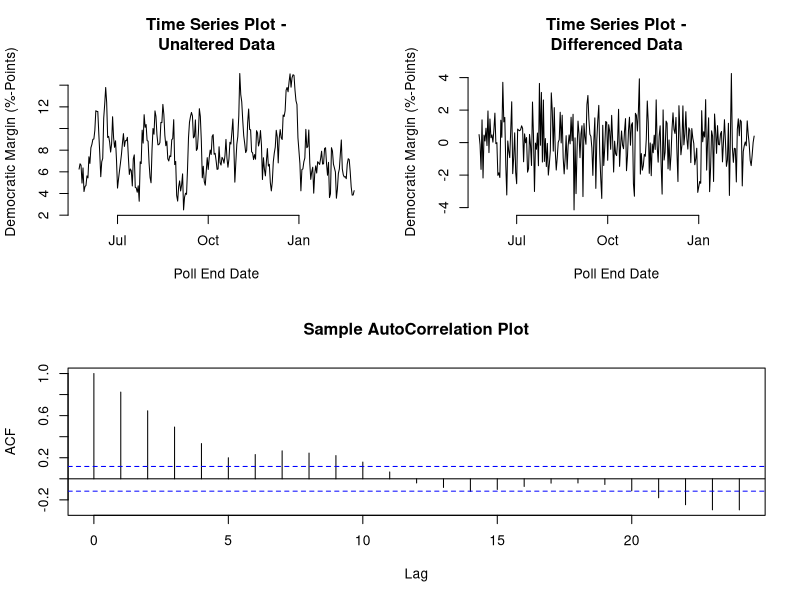
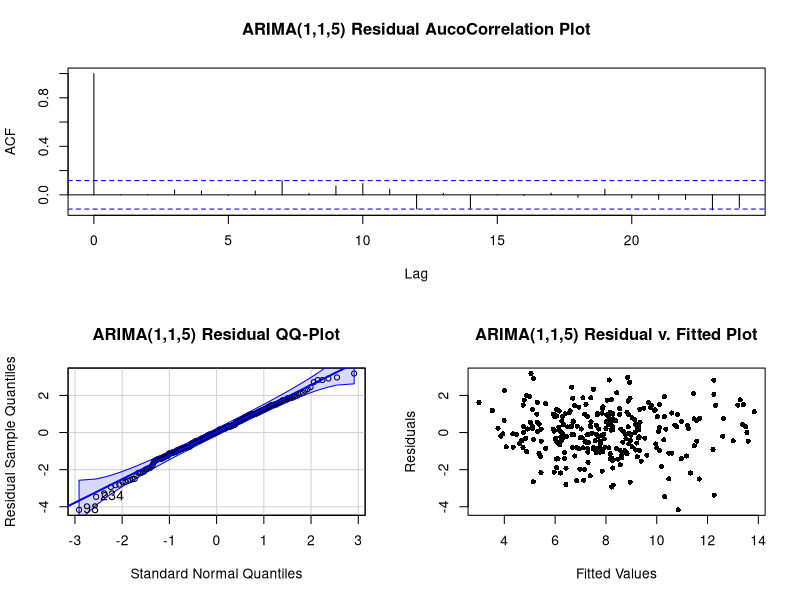
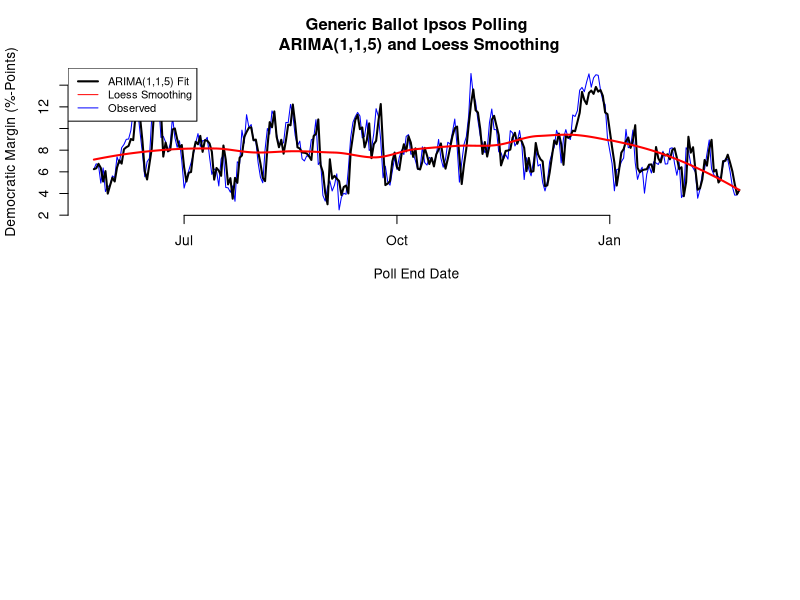
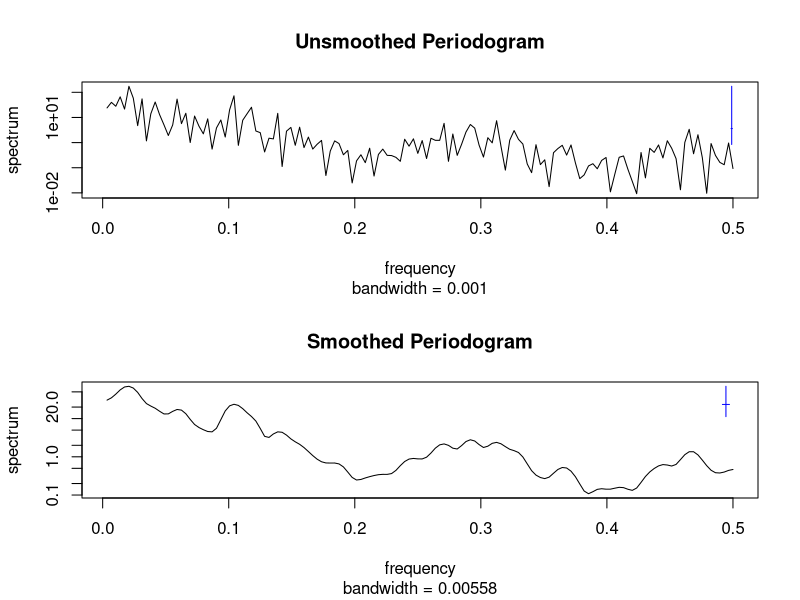
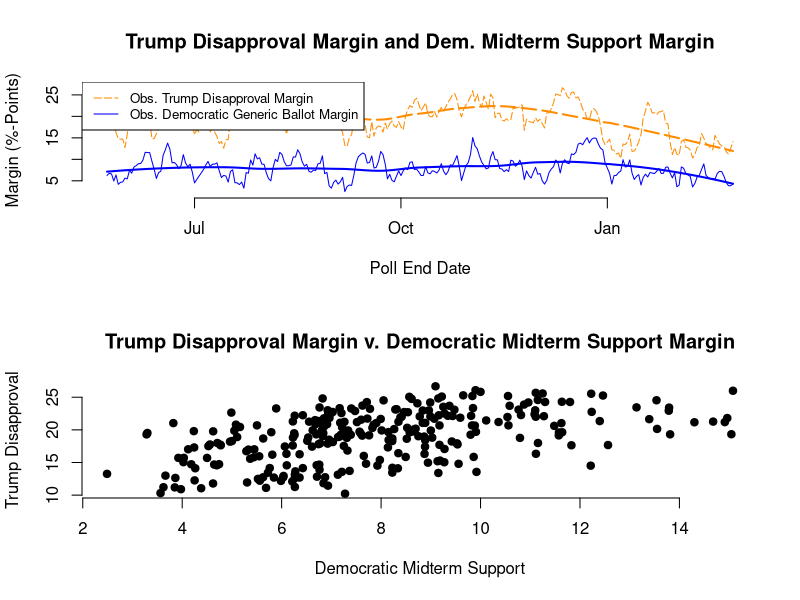
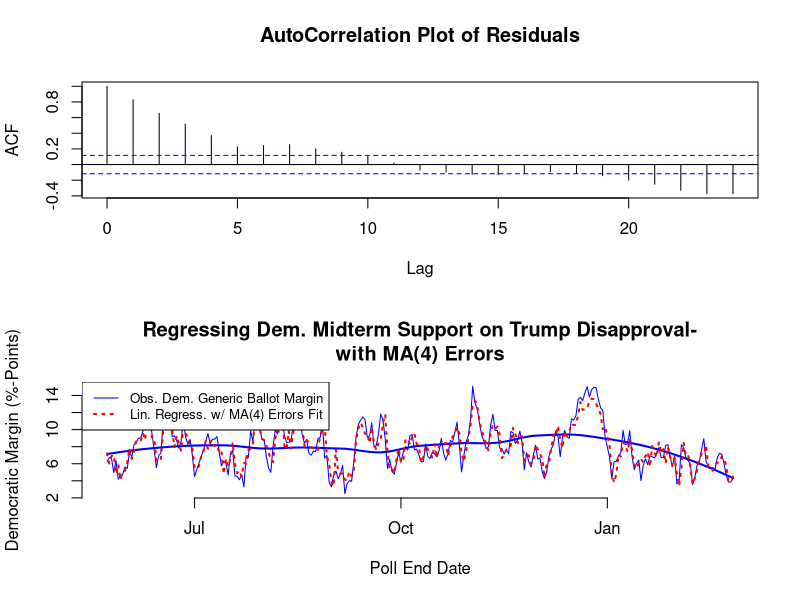

These charts were generated, in order, by the following R code:
## ---- chunk 1
library(boot)
library(car) #for qqplot
library(forecast) #to get fitted arima values via fitted()
sql<-function(str){ #Function for fast querying with SQL
  require(sqldf)
  sqldf()
  ret<-sqldf(str,drv="SQLite")
  sqldf()
  return(ret)
}

genbal = read.csv('data//generic_polllist.csv')
genbal_sub = subset(genbal, pollster == 'Ipsos')
genbal_sub = genbal_sub[,colnames(genbal_sub)%in%c('startdate','enddate','pollster','samplesize','population','dem','rep')]
genbal_sub$enddate = as.Date(genbal_sub$enddate,'%m/%d/%Y')
genbal_sub$dem_margin = genbal_sub$dem - genbal_sub$rep

#Here, we just weight the three polls per day by the sample sizes (dem, rep, and dem_margin)
genbal_sub = sql("
select
  startdate
  ,enddate
  ,pollster
  ,sum(samplesize) as samplesize
  ,sum(samplesize*dem)/sum(samplesize) as dem
  ,sum(samplesize*rep)/sum(samplesize) as rep
  ,sum(samplesize*dem_margin)/sum(samplesize) as dem_margin
from genbal_sub gs
group by gs.enddate
")
## ---- chunk 2
layout(matrix(c(1,2,3,3), 2, 2, byrow = TRUE))
plot(genbal_sub$dem_margin ~ genbal_sub$enddate,type='l', 
     main='Time Series Plot -\nUnaltered Data',
     ylab = 'Democratic Margin (%-Points)',xlab='Poll End Date',bty="n")
plot(diff(genbal_sub$dem_margin)~genbal_sub$enddate[2:nrow(genbal_sub)],type='l',
     main='Time Series Plot -\nDifferenced Data',
     ylab = 'Democratic Margin (%-Points)',xlab='Poll End Date',bty="n")
acf(genbal_sub$dem_margin,main = 'Sample AutoCorrelation Plot')
## ---- chunk 3
#Fit many ARIMA models, using AIC as model selection criteria
aic_table <- function(data,P,Q){
  table <- matrix(NA,(P+1),(Q+1))
  for(p in 0:P) {
    for(q in 0:Q) {
      table[p+1,q+1] <- arima(data,order=c(p,1,q))$aic
    }
  }
  dimnames(table) <- list(paste("<b> AR",0:P, "</b>", sep=""),paste("MA",0:Q,sep=""))
  table
}

dat_aic_table <- aic_table(genbal_sub$dem_margin,5,5)
require(knitr)
kable(dat_aic_table,digits=2)
## ---- chunk 4
fit = arima(genbal_sub$dem_margin,order=c(1,1,5),include.mean=T)
fit
## ---- chunk 5
paste('Roots of the AR Poly:',round(polyroot(c(1,-coef(fit)['ar1'])),3))
paste('Modulus of the AR Poly:',round(abs(polyroot(c(1,-coef(fit)['ar1']))),3))
## ---- chunk 6
paste('Roots of the MA Poly:',round(polyroot(c(1,-coef(fit)[c('ma1','ma2','ma3','ma4','ma5')])),3))
paste('Modulus of the MA Poly:',round(abs(polyroot(c(1,-coef(fit)[c('ma1','ma2','ma3','ma4','ma5')]))),3))
## ---- chunk 7
genbal_sub$fitted = fitted(fit)

layout(matrix(c(1,1,2,3), 2, 2, byrow = TRUE))
acf(fit$residuals,main='ARIMA(1,1,5) Residual AucoCorrelation Plot')
qqPlot(fit$residuals,main='ARIMA(1,1,5) Residual QQ-Plot',
       ylab = 'Residual Sample Quantiles',
       xlab = 'Standard Normal Quantiles')
plot(genbal_sub$fitted,fit$residuals,pch=16,
     main='ARIMA(1,1,5) Residual v. Fitted Plot',
     xlab = 'Fitted Values',
     ylab = 'Residuals')
## ---- chunk 8
#Use Loess smoothing to estimate trend nonparametrically:
dem_margin_loess = loess(genbal_sub$dem_margin ~ row.names(genbal_sub),span=0.5)

plot(dem_margin ~ enddate,genbal_sub,type='l',col='blue',
     main='Generic Ballot Ipsos Polling\n ARIMA(1,1,5) and Loess Smoothing',
     xlab = 'Poll End Date',
     ylab = 'Democratic Margin (%-Points)',bty="n")
lines(fitted ~ enddate,genbal_sub,type='l',lwd=2)
lines(genbal_sub$enddate,dem_margin_loess$fitted,type='l',col='red',lwd=2)
legend('topleft',
       c('ARIMA(1,1,5) Fit','Loess Smoothing','Observed'), 
       col = c('black','red','blue'), lty = 1,cex=0.8,lwd=c(2,1,1))
## ---- chunk 9
par(mfrow=c(2,1))
#unsmoothed periodogram
spectrum(genbal_sub$dem_margin,main='Unsmoothed Periodogram')
#smoothed periodogram
spec = spectrum(genbal_sub$dem_margin,spans=c(3,5,3),main='Smoothed Periodogram')

#Dominant frequency is
dom_freq = round(spec$freq[which.max(spec$spec)],3) #cycles per day
#Dominant cycle is
dom_cycle = round(1/spec$freq[which.max(spec$spec)],3) #days per cycle

#second most dominant frequency is
dom_freq_2 = round(spec$freq[which(spec$freq>0.09 & spec$freq < .15)[which.max(spec$spec[which(spec$freq>0.09 & spec$freq < .15)])]],3)
dom_cycle_2 = round(1/spec$freq[which(spec$freq>0.09 & spec$freq < .15)[which.max(spec$spec[which(spec$freq>0.09 & spec$freq < .15)])]],3)
## ---- chunk 10
#Clean the trump approval data
approve = read.csv('data//approval_polllist.csv')
approve_sub = subset(approve, pollster == 'Ipsos')
approve_sub = approve_sub[,colnames(approve_sub)%in%c('startdate','enddate','pollster','samplesize','population','disapprove','approve')]
approve_sub$enddate = as.Date(approve_sub$enddate,'%m/%d/%Y')
approve_sub$dis_margin = approve_sub$disapprove - approve_sub$approve

approve_sub = sql("
select
  startdate
  ,enddate
  ,pollster
  ,sum(samplesize) as samplesize
  ,sum(samplesize*disapprove)/sum(samplesize) as disapprove
  ,sum(samplesize*approve)/sum(samplesize) as approve
  ,sum(samplesize*dis_margin)/sum(samplesize) as dis_margin
from approve_sub asub
group by asub.enddate
")

#R's default origin is 1970-01-01
approve_sub$enddate = as.Date(approve_sub$enddate,origin = "1970-01-01")

#Take only the approval rating polls with dates that match up with the 
#generic ballot polling

approve_sub = subset(approve_sub,enddate >= min(genbal_sub$enddate))
#Use Loess smoothing to estimate trend nonparametrically:
dis_margin_loess = loess(approve_sub$dis_margin ~ row.names(approve_sub),span=0.5)

plot(dem_margin ~ enddate,genbal_sub,type='l',col='blue',
     main='Trump Disapproval Margin and Dem. Midterm Support Margin',
     xlab = 'Poll End Date',
     ylab = 'Margin (%-Points)',ylim=c(2,27),bty="n")
lines(dis_margin ~ enddate,approve_sub,type='l',lwd=1,col='darkorange',lty='longdash')
lines(genbal_sub$enddate,dem_margin_loess$fitted,type='l',col='blue',lwd=2)
lines(genbal_sub$enddate,dis_margin_loess$fitted,type='l',col='darkorange',lwd=2,lty='longdash')
legend('topleft',
       c('Obs. Trump Disapproval Margin','Obs. Democratic Generic Ballot Margin'), 
       col = c('darkorange','blue'), lty = c(5,1),cex=0.8) 
## ---- chunk 11
plot(genbal_sub$dem_margin,approve_sub$dis_margin,pch=19,
     main = 'Trump Disapproval Margin v. Democratic Midterm Support Margin',
     xlab = 'Democratic Midterm Support',
     ylab = 'Trump Disapproval',
     bty='n')
## ---- chunk 12
fitlinreg = lm(genbal_sub$dem_margin~approve_sub$dis_margin)
summary(fitlinreg)
res = fitlinreg$residuals
acf(res,main='AutoCorrelation Plot of Residuals')
## ---- chunk 13
#Fit many ARIMA models, using AIC as model selection criteria
aic_table <- function(data,P,Q){
  table <- matrix(NA,(P+1),(Q+1))
  for(p in 0:P) {
    for(q in 0:Q) {
      table[p+1,q+1] <- arima(res,order=c(p,0,q))$aic
    }
  }
  dimnames(table) <- list(paste("<b> AR",0:P, "</b>", sep=""),paste("MA",0:Q,sep=""))
  table
}

dat_aic_table <- aic_table(genbal_sub$dem_margin,5,5)
require(knitr)
kable(dat_aic_table,digits=2)
## ---- chunk 14
fitreg = arima(genbal_sub$dem_margin,order=c(0,0,4),
            xreg = cbind(TRUMPDISAPPROVAL = approve_sub$dis_margin))
summary(fitreg)

fitreg_detrended = arima(genbal_sub$dem_margin,order=c(0,0,4))
chi_sq_stat = 2*(fitreg$loglik - fitreg_detrended$loglik)
chi_sq_stat
qchisq(.95,1,lower.tail=T)
## ---- chunk 15
plot(dem_margin ~ enddate,genbal_sub,type='l',col='blue',
     main='Regressing Dem. Midterm Support on Trump Disapproval-\nwith MA(4) Errors',
     xlab = 'Poll End Date',
     ylab = 'Democratic Margin (%-Points)',bty="n")
lines(genbal_sub$enddate,dem_margin_loess$fitted,type='l',col='blue',lwd=2)
lines(fitted(fitreg) ~ genbal_sub$enddate,type='l',col='red',lwd=2,lty='dotted')
legend('topleft',
       c('Obs. Dem. Generic Ballot Margin','Lin. Regress. w/ MA(4) Errors Fit'), 
       col = c('blue','red'), lty = c(1,3),lwd = c(1,2),cex=0.8) 
